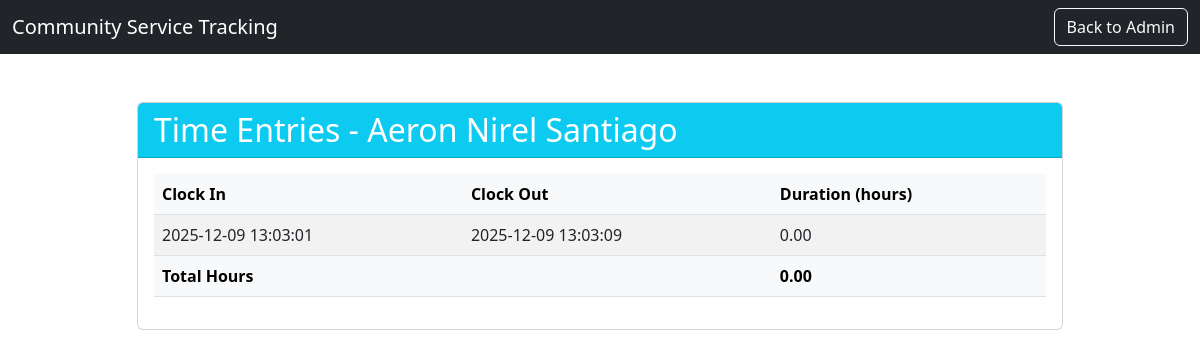
/student/5/time_entries, run on an earlier commit of the app's database.
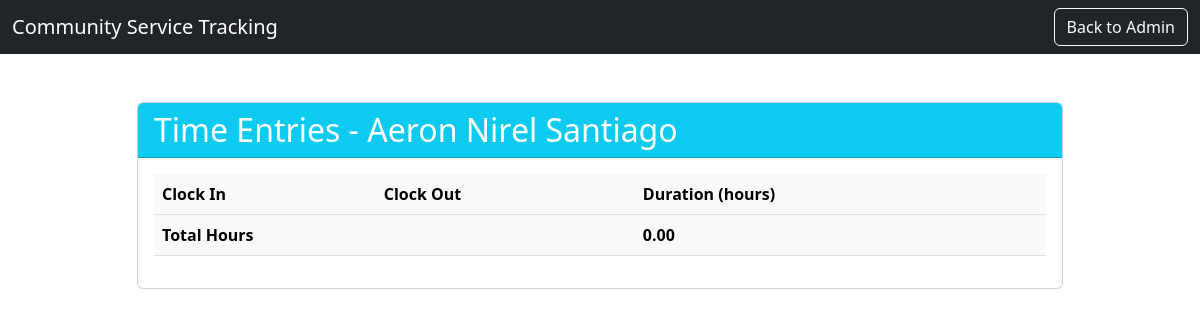
And on a later commit of the database.
### app.py (models this page shows)
class TimeEntry(db.Model):
    id = db.Column(db.Integer, primary_key=True)
    student_id = db.Column(db.Integer, db.ForeignKey("student.id"), nullable=False)
    clock_in = db.Column(db.DateTime, nullable=False)
    clock_out = db.Column(db.DateTime, nullable=True)
    @property
    def duration_hours(self):
        if self.clock_out:
            return (self.clock_out - self.clock_in).total_seconds() / 3600.0
        return None

### app.py (the view)
@app.route("/student/<int:id>/time_entries")
def student_time_entries(id):
    student = Student.query.get_or_404(id)
    entries = TimeEntry.query.filter_by(student_id=id).order_by(TimeEntry.clock_in.desc()).all()
    total_hours = sum((e.duration_hours or 0) for e in entries)
    return render_template("time_entries.html", student=student, entries=entries, total_hours=total_hours)

### app.py (called while the page is built)
def to_pht(dt):
    if not dt:
        return ""
    if isinstance(dt, str):
        return dt
    try:
        pht = dt + datetime.timedelta(hours=8)
        return pht.strftime("%Y-%m-%d %H:%M:%S PHT")
    except Exception:
        return str(dt)

### templates/time_entries.html (shortened to what this page needs)
<!DOCTYPE html>
<html lang="en">
<head>
    <link href="https://cdn.jsdelivr.net/npm/bootstrap@5.3.0/dist/css/bootstrap.min.css" rel="stylesheet">
</head>
<body>
    <nav class="navbar navbar-expand-lg navbar-dark bg-dark">
        <div class="container-fluid">
            <span class="navbar-brand mb-0 h1">Community Service Tracking</span>
            {% if session.get('student_id') and session.get('student_id') == student.id %}
                <a href="{{ url_for('student_dashboard') }}" class="btn btn-outline-light">Back to Dashboard</a>
            {% else %}
                <a href="{{ url_for('admin_dashboard') }}" class="btn btn-outline-light">Back to Admin</a>
            {% endif %}
        </div>
    </nav>
    <div class="container mt-5">
        <div class="row justify-content-center">
            <div class="col-md-10">
                <div class="card">
                    <div class="card-header bg-info text-white">
                        <h2 class="mb-0">Time Entries - {{ student.name }}</h2>
                    </div>
                    <div class="card-body">
                        <div class="table-responsive">
                            <table class="table table-striped table-hover">
                                <thead class="table-light">
                                    <tr>
                                        <th>Clock In</th>
                                        <th>Clock Out</th>
                                        <th>Duration (hours)</th>
                                    </tr>
                                </thead>
                                <tbody>
                                    {% for e in entries %}
                                    <tr>
                                        <td>{{ e.clock_in | to_pht | replace(' PHT','') }}</td>
                                        <td>{{ e.clock_out | to_pht | replace(' PHT','') if e.clock_out else '-' }}</td>
                                        <td>{{ '%.2f'|format(e.duration_hours) if e.duration_hours is not none else '-' }}</td>
                                    </tr>
                                    {% endfor %}
                                </tbody>
                                <tfoot class="table-light">
                                    <tr>
                                        <th colspan="2">Total Hours</th>
                                        <th>{{ '%.2f'|format(total_hours) }}</th>
                                    </tr>
                                </tfoot>
                            </table>
                        </div>
                    </div>
                </div>
            </div>
        </div>
    </div>
</body>
</html>

What changed in the data, as far as the page shows it:
removed TimeEntry: clock_in|to_pht "2025-12-09 13:03:01", clock_out|to_pht "2025-12-09 13:03:09", clock_out+clock_in "0.00"
